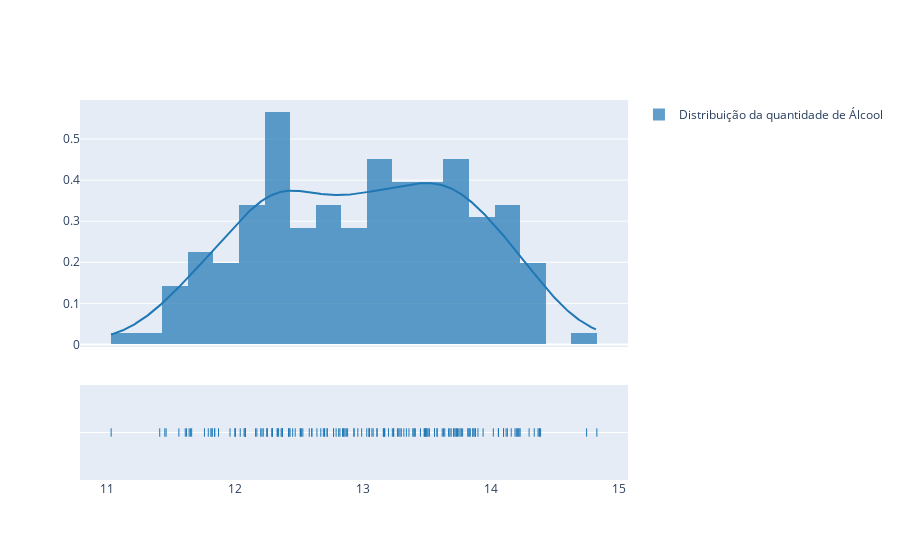

This figure's notebook cell:
### Code cell
#analisando a quantiodade de alcool
import plotly.figure_factory as ff
labels = ['Distribuição da quantidade de Álcool']
fig = ff.create_distplot([df.alcool], labels, bin_size=.2)
fig.show()

### Figure 1 — Plotly figure (JSON) as saved in the notebook; plotly's stock layout.template omitted (floating-point values rounded to 4 significant figures; data arrays with more than 128 entries replaced by an {"elided": "..."} marker saying what was removed)
{"data": [{"autobinx": false, "histnorm": "probability density", "legendgroup": "Distribuição da quantidade de Álcool", "marker": {"color": "rgb(31, 119, 180)"}, "name": "Distribuição da quantidade de Álcool", "opacity": 0.7, "type": "histogram", "x": {"elided": "178 float values"}, "xaxis": "x", "xbins": {"end": 14.83, "size": 0.2, "start": 11.03}, "yaxis": "y"}, {"legendgroup": "Distribuição da quantidade de Álcool", "marker": {"color": "rgb(31, 119, 180)"}, "mode": "lines", "name": "Distribuição da quantidade de Álcool", "showlegend": false, "type": "scatter", "x": {"elided": "500 float values"}, "xaxis": "x", "y": {"elided": "500 float values"}, "yaxis": "y"}, {"legendgroup": "Distribuição da quantidade de Álcool", "marker": {"color": "rgb(31, 119, 180)", "symbol": "line-ns-open"}, "mode": "markers", "name": "Distribuição da quantidade de Álcool", "showlegend": false, "type": "scatter", "x": {"elided": "178 float values"}, "xaxis": "x", "y": {"elided": "178 str values"}, "yaxis": "y2"}], "layout": {"barmode": "overlay", "hovermode": "closest", "legend": {"traceorder": "reversed"}, "xaxis": {"anchor": "y2", "domain": [0, 1], "zeroline": false}, "yaxis": {"anchor": "free", "domain": [0.35, 1], "position": 0}, "yaxis2": {"anchor": "x", "domain": [0, 0.25], "dtick": 1, "showticklabels": false}}}
